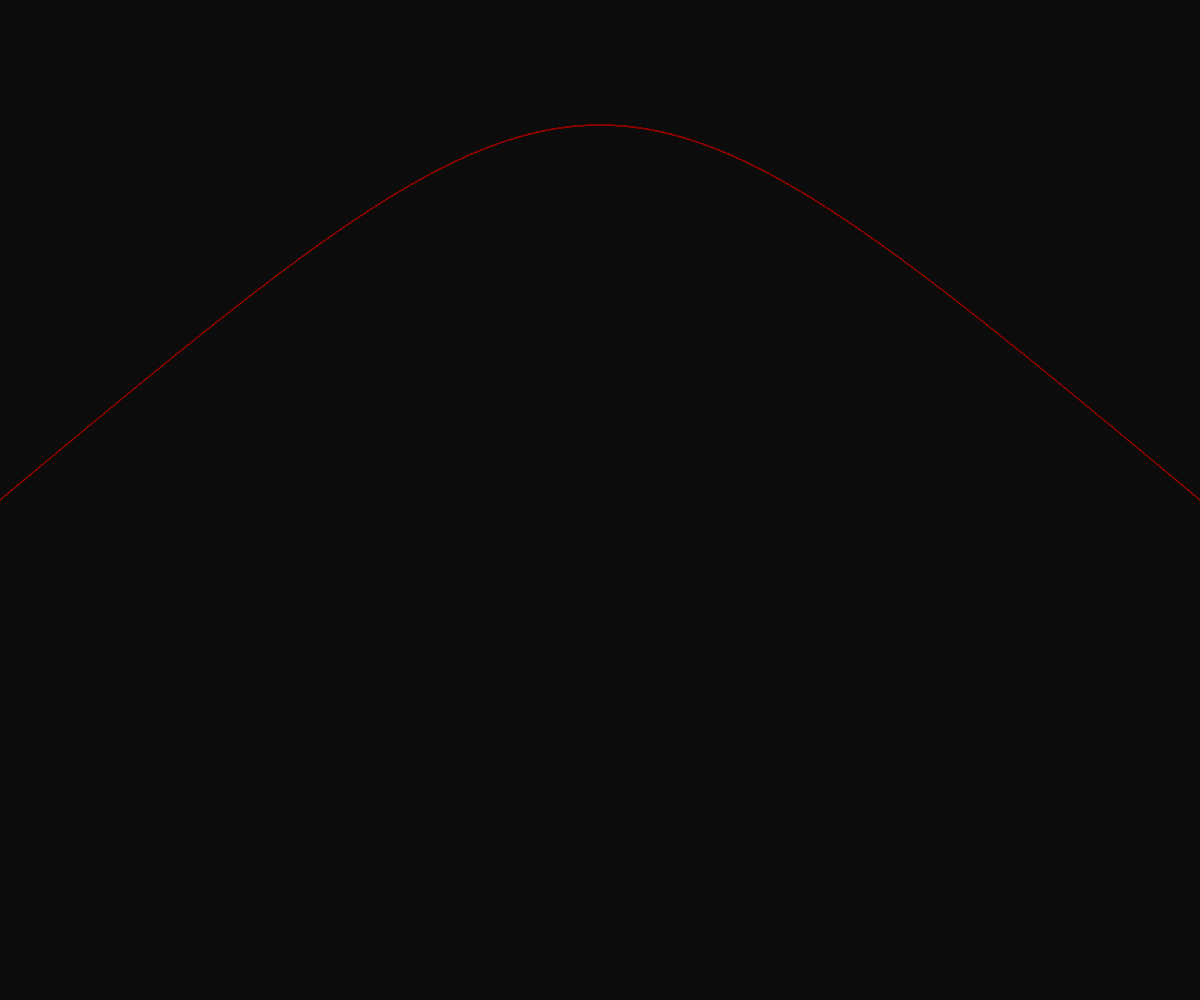
Frame 1 (no input)
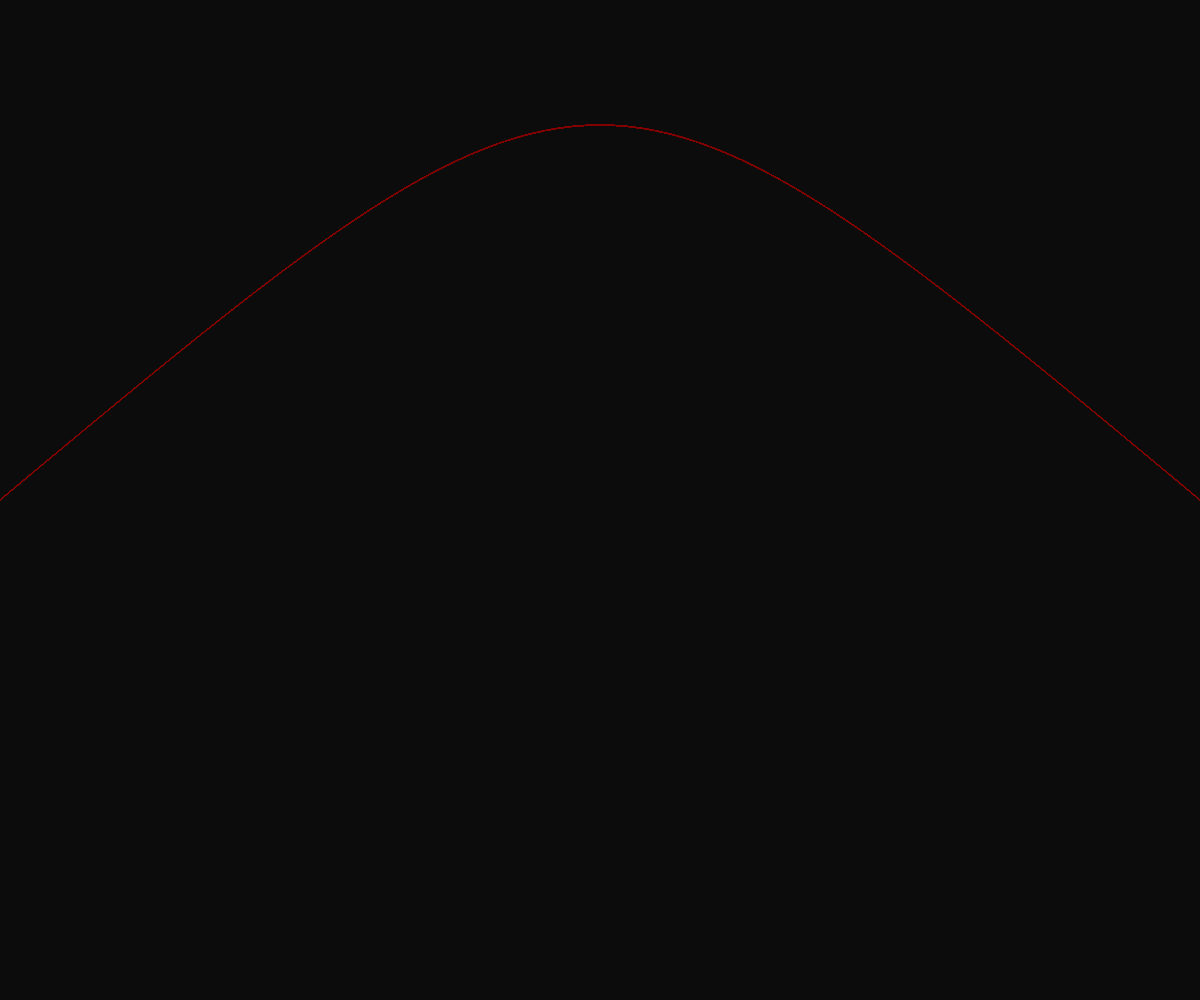
Frame 60 (no input)
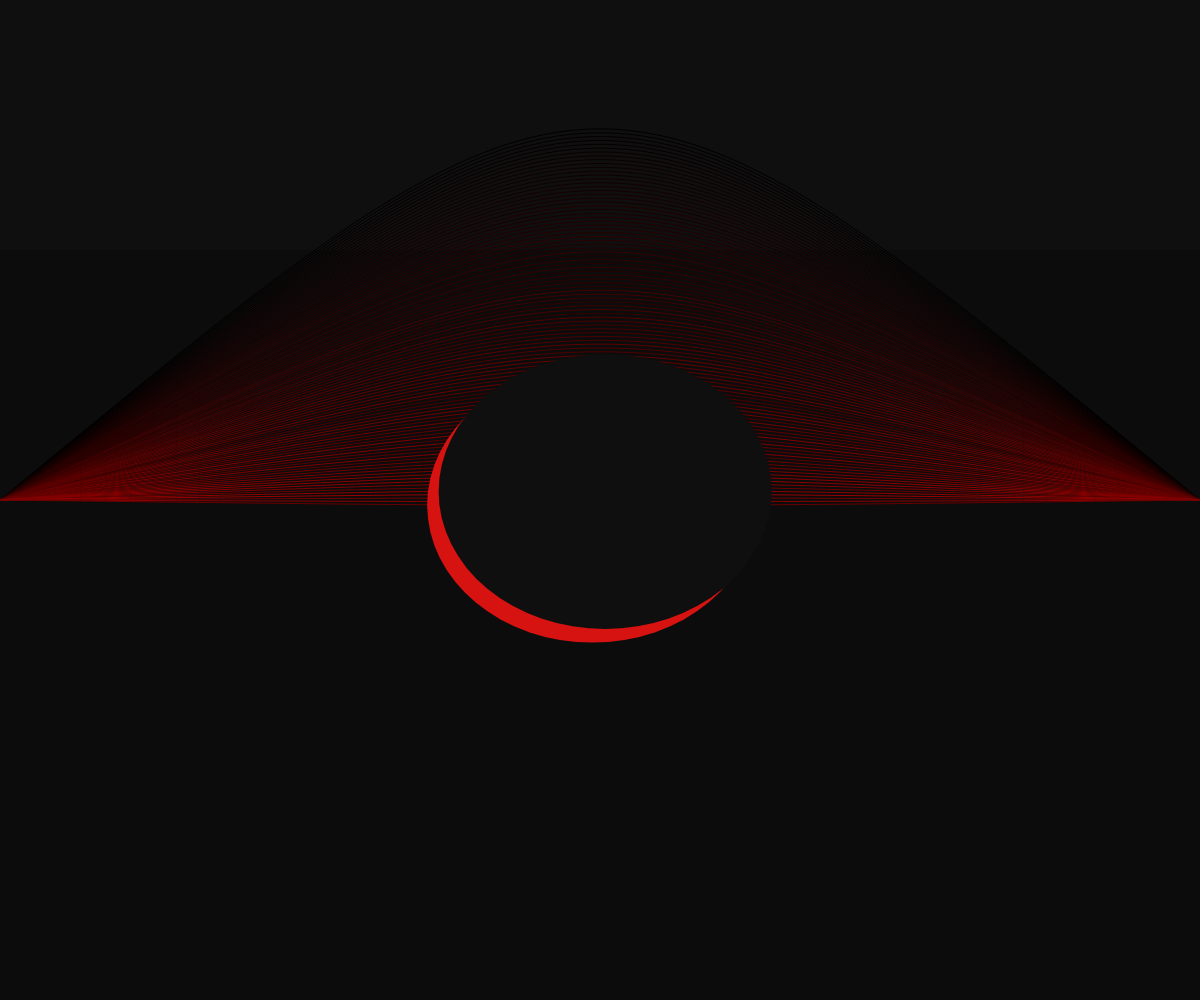
Frame 120 (the mouse pressed at the canvas centre since frame 60)

The p5.js sketch that drew these frames (run headless with seeded random() and noise() and a simulated clock; from frame 60 on, the mouse is pressed at the canvas centre):

// p5.js sketch
// ── sketch.js
function setup() {
	noCursor();
	noStroke();
	createCanvas(windowWidth,windowHeight);
}

function draw() {
	background(15);

	noStroke();
	fill(12);
	rect(0,mouseY/2,windowWidth,windowHeight);

	// El ojo de Sauron
	noFill();
	for(var i=1; i<100; i++){
		var factor = i*0.01025;
		stroke(random(i,i*1.7),0,0);
		bezier(0, windowHeight/2, windowWidth/2, mouseY*factor, windowWidth/2, mouseY*factor, windowWidth, windowHeight/2);
	}

	// Elipse Randómica
	noStroke();
	fill(random(255),random(255),random(255));
	ellipse(random((windowWidth/2)-10,(windowWidth/2)+10), random((windowHeight/2)-10,(windowHeight/2)+10), mouseX*0.55, mouseY*0.55);

	fill(15);
	ellipse(random((windowWidth/2)-10,(windowWidth/2)+10), random((windowHeight/2)-10,(windowHeight/2)+10), mouseX*0.555, mouseY*0.55);
}
